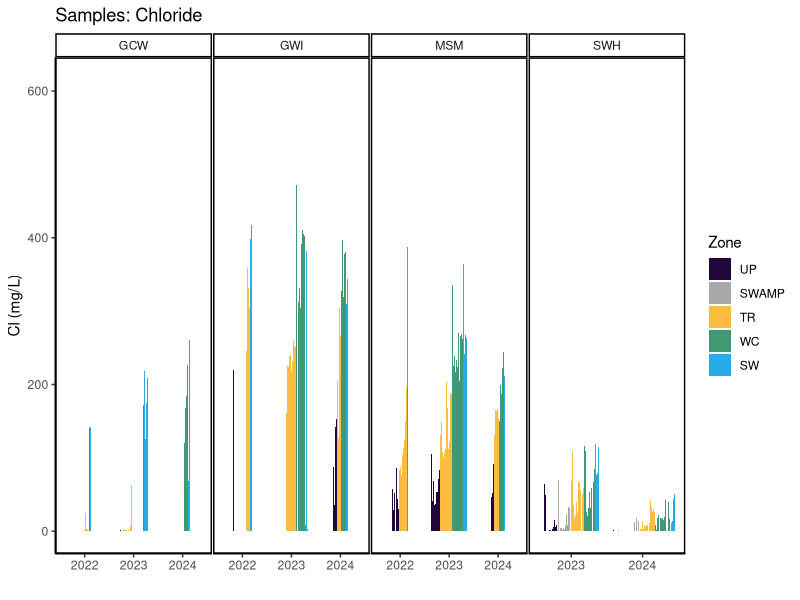
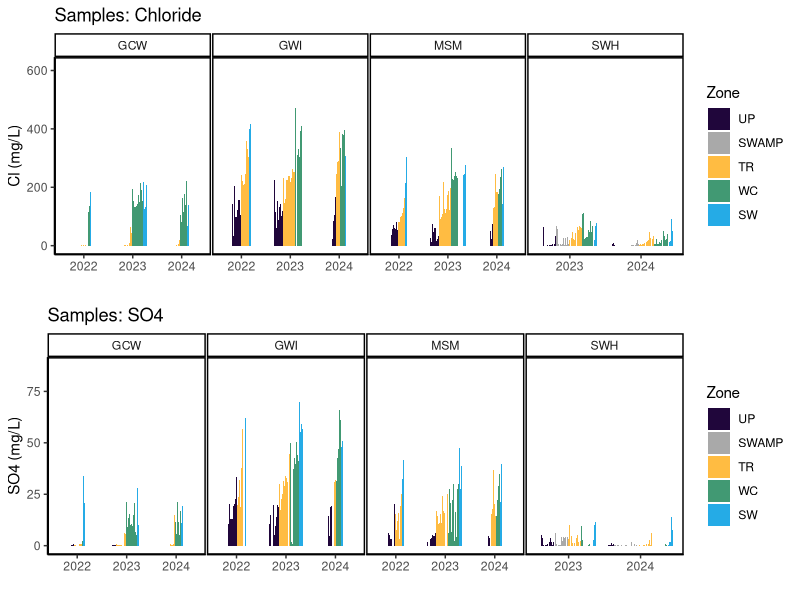
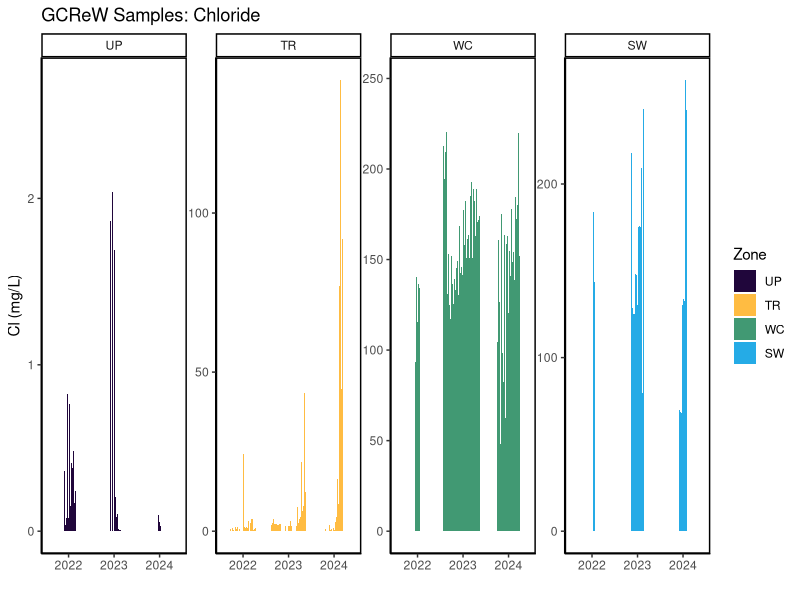

These charts were generated, in order, by the following R code: (Note: this script raises an error after producing the figures.)
## ---- chunk 1
library(dplyr)
library(ggplot2)
library(ggpubr)
library(stringr)
library(readxl)
library(tidyr)
library(tibble)
library(openxlsx)
## ---- chunk 2

#read in 2022 Dionex Data:
dat22 <- read.csv("2022/COMPASS_SynopticCB_SO4_Cl_2022.csv")
head(dat22)
# 1_MSM_UP_LysA_10cm 

#read in 2023 Dionex Data:
dat23 <- read.csv("2023/COMPASS_SynopticCB_SO4_Cl_2023.csv")
head(dat23)
# 1_GCW_202304_UP_LysA_20cm 

#read in 2024 Dionex Data:
dat24 <- read.csv("2024/COMPASS_SynopticCB_SO4_Cl_2024.csv")
head(dat24)
# GCW_202404_UP_LYSB_10CM 

all_dat <- rbind(dat22, dat23, dat24)

## ---- chunk 3

##Remove Lys from Replicate for SW and add to replicate for Lys
all_dat$Replicate <- toupper(all_dat$Replicate)

all_dat$Replicate <-  ifelse(all_dat$Zone == "SW" & all_dat$Replicate == "LYSA", "A", all_dat$Replicate)
all_dat$Replicate <-  ifelse(all_dat$Zone == "SW" & all_dat$Replicate == "LYSB", "B", all_dat$Replicate)
all_dat$Replicate <-  ifelse(all_dat$Zone == "SW" & all_dat$Replicate == "LYSC", "C", all_dat$Replicate)

all_dat$Replicate <-  ifelse(all_dat$Zone != "SW" & all_dat$Replicate == "A", "LYSA", all_dat$Replicate)
all_dat$Replicate <-  ifelse(all_dat$Zone != "SW" & all_dat$Replicate == "B", "LYSB", all_dat$Replicate)
all_dat$Replicate <-  ifelse(all_dat$Zone != "SW" & all_dat$Replicate == "C", "LYSC", all_dat$Replicate)


##Depths for SW samples should be 0 
all_dat$Depth_cm <-  ifelse((all_dat$Zone == "SW"), 0, all_dat$Depth_cm)

##Remove cm from Depth
all_dat_1 <- all_dat %>%
  mutate(Depth_cm = gsub("cm", "", as.character(Depth_cm)))%>%
  mutate(Depth_cm = gsub("m", "", as.character(Depth_cm)))

##Remake Date Column with just Year and Month for Sample ID
all_dat_1 <- all_dat_1 %>%
  mutate(
    Date = if_else(
      Month < 10,
      # Modify the string:
      Date <- paste(all_dat_1$Year, all_dat_1$Month, sep = "0"), 
      Date <- paste0(all_dat_1$Year, all_dat_1$Month), 
    )
  )

##Remake sample ID
all_dat_1 <- all_dat_1 %>%
  mutate(
    Sample_ID_new = if_else(
      Zone != "SW",
      # Modify the string:
      Sample_ID_new <- paste(Site, Date, Zone, Replicate, Depth_cm, sep = "_"), 
      Sample_ID_new <- paste(Site, Date, Zone, Replicate, sep = "_"), 
    )
  )

##Add units
all_dat_1 <- all_dat_1 %>%
  mutate(
    Sample_ID_cm = if_else(
      Zone != "SW",
      # Modify the string:
      Sample_ID_cm <- paste0(Sample_ID_new, "CM"), 
      Sample_ID_cm <- Sample_ID_new
    )
  )

## ---- chunk 4

#Plot samples to get a first look at concentrations (sanity check)
data_plotting <- all_dat

#Keep only samples from the 4 Sites
data_plotting <- data_plotting[data_plotting$Site %in% c("GCW", "GWI", "SWH", "MSM"), ]

#Order by Zone from Upland to Surface Water
data_plotting$Zone = factor(data_plotting$Zone, levels = c("UP", "SWAMP", "TR", "WC", "SW"))
data_plotting <- data_plotting[order(data_plotting$Zone), ]

#group the data for plotting
data_plotting <- data_plotting %>%
  group_by(Site, Year) %>%
  mutate(row_num = factor(row_number())) %>%  # create row_num as factor per group
  ungroup()

#Plot data and change colors based on Zone:
viz_cl_plot <- ggplot(data_plotting, aes(x = as.character(Year), y = Cl_Conc_mM, fill = Zone)) +
  geom_bar(stat = "identity", position = position_dodge2(preserve = "single")) +
  facet_grid(~ Site, scales="free") +
  scale_fill_manual(values = c(
    "UP" = "#20063B",
    "TR" = "#FFBC42",
    "SWAMP" = "darkgrey",
    "WC" = "#419973",
    "SW" = "#25ABE6"
  )) +
  theme_classic() +
  # theme(axis.text.x = element_blank()) +
  labs(x = " ", y = "Cl (mg/L)", title = "Samples: Chloride") +
  # scale_x_discrete(drop = TRUE)+
  theme(
    panel.spacing = unit(.05, "lines"), # Adjust spacing between panels
    panel.border = element_rect(color = "black", fill = NA, size = 1) # Add border to panels
  )

viz_cl_plot


viz_so4_plot <-  ggplot(data_plotting, aes(x = as.character(Year), y = SO4_Conc_mM, fill = Zone)) +
  geom_bar(stat = "identity", position = position_dodge2(preserve = "single")) +
  facet_grid(~ Site, scales="free") +
  scale_fill_manual(values = c(
    "UP" = "#20063B",
    "TR" = "#FFBC42",
    "SWAMP" = "darkgrey",
    "WC" = "#419973",
    "SW" = "#25ABE6"
  )) +
  theme_classic() +
  # theme(axis.text.x = element_blank()) +
  labs(x = " ", y = "SO4 (mg/L)", title = "Samples: SO4") +
  # scale_x_discrete(drop = TRUE)
  theme(
    panel.spacing = unit(.05, "lines"), # Adjust spacing between panels
    panel.border = element_rect(color = "black", fill = NA, size = 1) # Add border to panels
  )
ggarrange(viz_cl_plot, viz_so4_plot, nrow=2, ncol=1)


## ---- chunk 5
##GCReW: 
data_GCW <- subset(data_plotting, Site == "GCW")

viz_cl_plot <- ggplot(data_GCW, aes(x = as.character(Year), y = Cl_Conc_mM, fill = Zone)) +
  geom_bar(stat = "identity", position = position_dodge2(preserve = "single")) +
  facet_wrap(~ Zone, scales="free", ncol = 4) +
  scale_fill_manual(values = c(
    "UP" = "#20063B",
    "TR" = "#FFBC42",
    "SWAMP" = "darkgrey",
    "WC" = "#419973",
    "SW" = "#25ABE6"
  )) +
  theme_classic() +
  # theme(axis.text.x = element_blank()) +
  labs(x = " ", y = "Cl (mg/L)", title = "GCReW Samples: Chloride") +
  # scale_x_discrete(drop = TRUE)+
  theme(
    panel.spacing = unit(.05, "lines"), # Adjust spacing between panels
    panel.border = element_rect(color = "black", fill = NA, size = 1) # Add border to panels
  )

viz_cl_plot


viz_so4_plot <-  ggplot(data_GCW, aes(x = as.character(Year), y = SO4_Conc_mM, fill = Zone)) +
  geom_bar(stat = "identity", position = position_dodge2(preserve = "single")) +
  facet_grid(~ Zone, scales="free", ncol = 4) +
  scale_fill_manual(values = c(
    "UP" = "#20063B",
    "TR" = "#FFBC42",
    "SWAMP" = "darkgrey",
    "WC" = "#419973",
    "SW" = "#25ABE6"
  )) +
  theme_classic() +
  # theme(axis.text.x = element_blank()) +
  labs(x = " ", y = "SO4 (mg/L)", title = "GCReW Samples: SO4") +
  # scale_x_discrete(drop = TRUE)
  theme(
    panel.spacing = unit(.05, "lines"), # Adjust spacing between panels
    panel.border = element_rect(color = "black", fill = NA, size = 1) # Add border to panels
    )
viz_so4_plot

ggarrange(viz_cl_plot, viz_so4_plot, nrow=2, ncol=1)
## ---- chunk 6
##MSM: 
data_GCW <- subset(data_plotting, Site == "GCW")

viz_cl_plot <- ggplot(data_GCW, aes(x = as.character(Year), y = Cl_Conc_mM, fill = Zone)) +
  geom_bar(stat = "identity", position = position_dodge2(preserve = "single")) +
  facet_wrap(~ Zone, scales="free", ncol = 4) +
  scale_fill_manual(values = c(
    "UP" = "#20063B",
    "TR" = "#FFBC42",
    "SWAMP" = "darkgrey",
    "WC" = "#419973",
    "SW" = "#25ABE6"
  )) +
  theme_classic() +
  # theme(axis.text.x = element_blank()) +
  labs(x = " ", y = "Cl (mg/L)", title = "GCReW Samples: Chloride") +
  # scale_x_discrete(drop = TRUE)+
  theme(
    panel.spacing = unit(.05, "lines"), # Adjust spacing between panels
    panel.border = element_rect(color = "black", fill = NA, size = 1) # Add border to panels
  )

viz_cl_plot


viz_so4_plot <-  ggplot(data_GCW, aes(x = as.character(Year), y = SO4_Conc_mM, fill = Zone)) +
  geom_bar(stat = "identity", position = position_dodge2(preserve = "single")) +
  facet_wrap(~ Zone, scales="free", ncol = 4) +
  scale_fill_manual(values = c(
    "UP" = "#20063B",
    "TR" = "#FFBC42",
    "SWAMP" = "darkgrey",
    "WC" = "#419973",
    "SW" = "#25ABE6"
  )) +
  theme_classic() +
  # theme(axis.text.x = element_blank()) +
  labs(x = " ", y = "SO4 (mg/L)", title = "GCReW Samples: SO4") +
  # scale_x_discrete(drop = TRUE)
  theme(
    panel.spacing = unit(.05, "lines"), # Adjust spacing between panels
    panel.border = element_rect(color = "black", fill = NA, size = 1) # Add border to panels
    )
viz_so4_plot

ggarrange(viz_cl_plot, viz_so4_plot, nrow=2, ncol=1)
## ---- chunk 7

#read in the tree information about species and dbh
# tree_dat <- read.csv("TGAS Tree Info/COMPASS_SynopticCB_TGAS_TreeInfo.csv")
# head(tree_dat)
# 
# #combine the tree data with the 2022 File 
# tree_dat22 <- tree_dat %>%
#   select(!"DBH_2023_cm")
# dat22_wtree <- left_join(dat22, tree_dat22, by = c("Site", "Zone", "Tree_Code", "Replicate"))
# 
# dat22_wtree <- dat22_wtree %>%
#   rename(DBH_cm = DBH_2022_cm)
# 
# #combine tree data with 2023 File 
# tree_dat23 <- tree_dat %>%
#   select(!"DBH_2022_cm")
# dat23_wtree <- left_join(dat23, tree_dat23, by = c("Site", "Zone", "Tree_Code", "Replicate"))
# 
# dat23_wtree <- dat23_wtree %>%
#   rename(DBH_cm = DBH_2023_cm)


## ---- chunk 8

# #read in the sampling date information
# dates <- read.csv("TGAS Tree Info/COMPASS_Synoptic_TGAS_CollectionDates.csv")
# head(dates)
# 
# #add sampling date and the month # to dat22
# dat22_wtree_dates <- dat22_wtree %>%
#   left_join(dates %>% select(Site, Year, Month, Day),
#             by = c("Site", "Year", "Month")) %>%
#   mutate(Month_num = match(Month, month.name))
# 
# #add sampling date and the month # to dat23
# dat23_wtree_dates <- dat23_wtree %>%
#   left_join(dates %>% select(Site, Year, Month, Day),
#             by = c("Site", "Year", "Month")) %>%
#   mutate(Month_num = match(Month, month.name))


## ---- chunk 9
#combine all the data together in one dataframe
# all_dat <- rbind(dat22_wtree_dates, dat23_wtree_dates)
# 
# all_dat <- all_dat %>%
#   mutate(CO2_ppm = if_else(CO2_ppm < 0, 0, CO2_ppm),
#          CO2_ppm = round(CO2_ppm, 3)) %>%
#   mutate(CH4_ppm = if_else(CH4_ppm < 0, 0, CH4_ppm),
#          CH4_ppm = round(CH4_ppm, 3))
# 
# all_dat <- all_dat %>% 
#   rename( Sapflux_ID = Replicate, 
#           Month_name = Month, 
#           Month = Month_num) %>%
#   mutate(CH4_Flag = recode(CH4_Flag, "Within Std Curve Range" = "NA")) %>%
#   mutate(CO2_Flag = recode(CO2_Flag, "Within Std Curve Range" = "NA")) %>%
#   select("Project", "Region", "Year", "Month", "Day", "Site", "Zone", 
#          "Sapflux_ID", "Species",
#          "DBH_cm" ,  "Status",  "Tree_Info", "Sample_ID","CH4_ppm", 
#          "CH4_Flag", "CO2_ppm","CO2_Flag")      



## ---- chunk 10

#pull the column names from the all_dat dataframe and create a new dataframe with them 
metadat <- data.frame(Column_Names = colnames(all_dat))

metadat$Description <- ""
metadat$Units <- ""
metadat$Instrument_ifapplicable <- ""

#add information about each line: 

metadat$Description <- c("Project name: Project component", 
                         "Region samples originated from: CB = Chesapeake Bay",
                         "Year (YYYY) of sample collection", 
                         "Month (#) of sample collection",
                         "Day (#) of sample collection",
                         "Name of sampling transect location (GCW, SWH, MSM, GWI), see dataset locations for coordinates", 
                         "Zone within space-for-time transect (UP=upland, TR=transition)",
                         "Sap flow (SF) id (1-8, 11, 19). The # ID for the sap flow sensor associated with the tree (only live trees)", 
                         "USDA Species code for tree sampled", 
                         "Diameter at breast height (DBH) for tree sampled in same year",
                         "Tree status indicates if the tree was Living or Dead Standing", 
                         "Tree Info indicates if the tree had sap flow monitoring during sampling, dead trees were not monitored for sap flow",
                         "Sample identifier used in laboratory and field", 
                         "Methane concentration of sample from tree gas well", 
                         "Methane concentration flag: NA (data within instrument and std curve range) or Out of Std Curve Range.", 
                         "Carbon Dioxide concentration of sample from tree gas well", 
                         "Carbon Dioxide concentration flag: NA (data within instrument and std curve range) or Out of Std Curve Range." )

metadat$Units <-      c("NA", 
                         "NA",
                         "NA", 
                         "NA",
                         "NA",
                         "NA", 
                         "NA",
                         "NA", 
                         "NA", 
                         "cm",
                         "NA", 
                         "NA",
                         "NA", 
                         "ppm", 
                         "NA", 
                         "ppm", 
                         "NA" )

metadat$Instrument_ifapplicable <-  c("NA", 
                         "NA",
                         "NA", 
                         "NA",
                         "NA",
                         "NA", 
                         "NA",
                         "NA", 
                         "NA", 
                         "DBH tape",
                         "NA", 
                         "NA",
                         "NA", 
                         "Varian 450 GC (Agilent Technologies)", 
                         "NA", 
                         "Varian 450 GC (Agilent Technologies)", 
                         "NA" )


## ---- chunk 11

#write out a csv of all the data to the main folder: 
write.csv(all_dat, "COMPASS_SynopticCB_TGAS_AllData.csv")


#write out a csv of the metadata associated with the data: 
write.csv(metadat, "COMPASS_SynopticCB_TGAS_Metadata.csv")

## ---- chunk 12

#just plot all the data 
ggplot(data=all_dat, aes(x=Sapflux_ID, y=CH4_ppm, fill=Zone, color=Zone))+
  geom_point()+ 
  facet_grid(Site~Month, scales="free_y")+ 
  theme_bw()

#Let's pull out dead trees and only plot the live ones 
live_dat <- subset(all_dat, Status == "Living")

ggplot(data=live_dat, aes(x=Sapflux_ID, y=CH4_ppm, fill=Zone, color=Zone))+
  geom_point()+ 
  facet_grid(Site~Month, scales="free_y")+ 
  theme_bw()

## ---- chunk 13

TGAS_avg <- live_dat %>%
  group_by(Month, Site, Zone) %>%
   dplyr::summarize(mean_CH4 = mean(CH4_ppm, na.rm=TRUE), 
            sd_CH4 = sd(CH4_ppm, na.rm=TRUE), 
            mean_CO2 = mean(CO2_ppm, na.rm=TRUE), 
            sd_CO2 = sd(CO2_ppm, na.rm=TRUE))



ggplot(data=TGAS_avg, aes(x=Zone, y=mean_CH4, fill=Zone, color=Zone))+
  geom_boxplot()+ 
  facet_grid(~Site, scales="free_y")+ 
  theme_bw()


